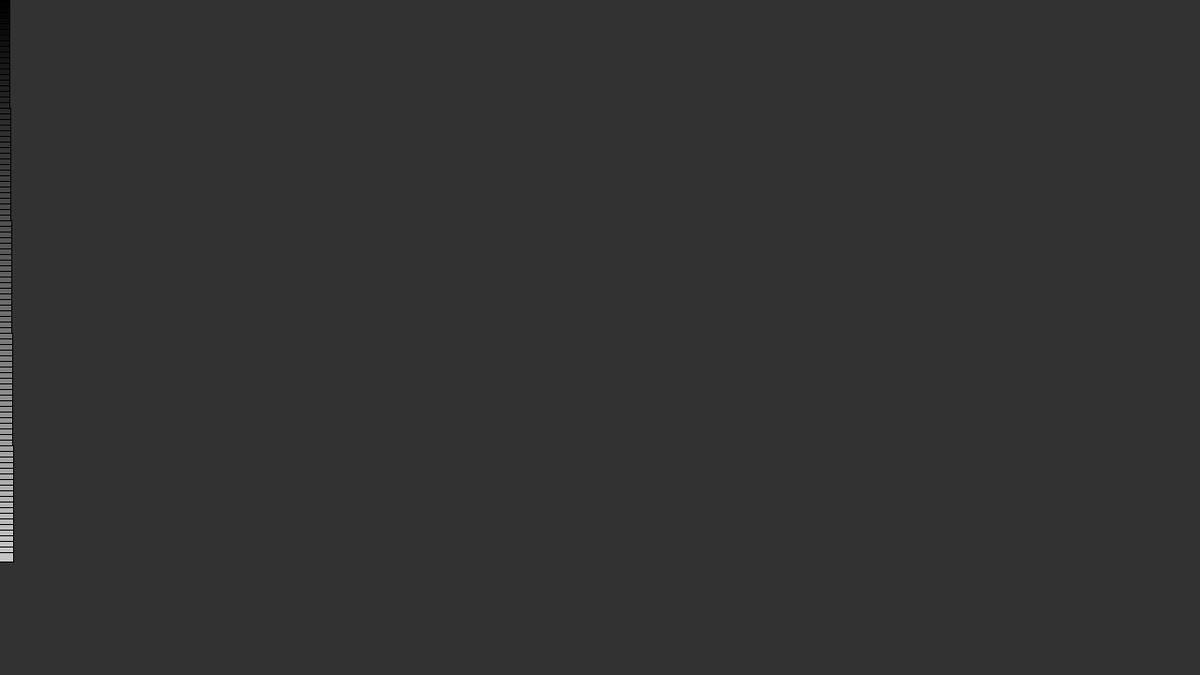
Frame 1 (no input)
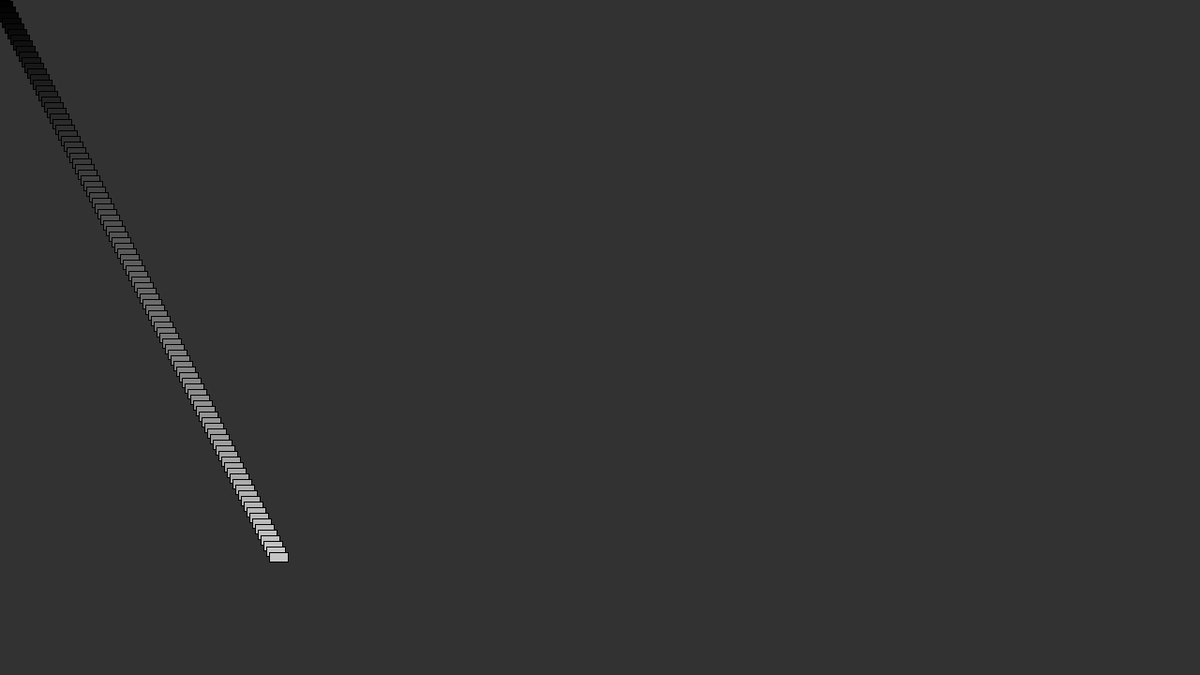
Frame 60 (the mouse pressed at the canvas centre just before this capture)
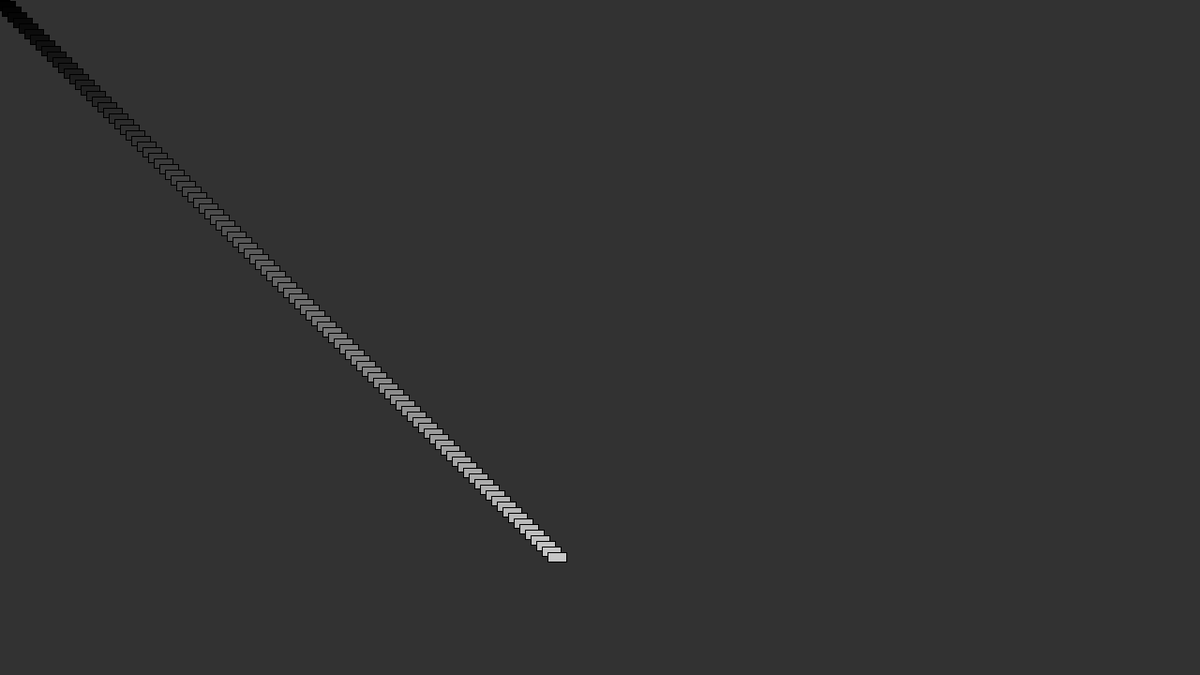
Frame 120 (the mouse held since frame 60 and released just before this capture)

The Processing sketch that drew these frames (run headless with seeded random() and noise(); from frame 60 on, the mouse is pressed at the canvas centre):

// Processing sketch: sketch_170107_ArrayOfCars
// ── sketch_170107_ArrayOfCars.pde
int numberOfCars = 100; // Number of Cars I want to create
// Create an Car Array at the variable cars
Car[] cars = new Car[numberOfCars];

void setup() {
  size(1280, 720);
  
  //initialize all the Cars!
  for (int i = 0; i <cars.length; i++) {
    cars[i] = new Car(color(i*2),0, i*6, i/20.0);
  }
}

void draw() {
  background(50);
  for (int i = 0; i < cars.length; i++) {
    cars[i].move();
    cars[i].display();
  }
}
// ── Car.pde
class Car {
  color c;
  float xpos;
  float ypos;
  float xspeed;
  
  Car (color tempC, float tempXpos, float tempYpos, float tempXspeed) {
    c = tempC;
    xpos = tempXpos;
    ypos = tempYpos ;
    xspeed = tempXspeed;
  }
  
  void display() {
    // The Car is just a square.
    rectMode(CENTER);
    fill(c);
    rect(xpos,ypos,20,10);
  }
  void move() {
    xpos = xpos + xspeed;
    if (xpos > width) {
      xspeed = xspeed *-1;
    } else if ( xpos < 0 ) {
      xspeed = xspeed * -1;
    }
  }
}
